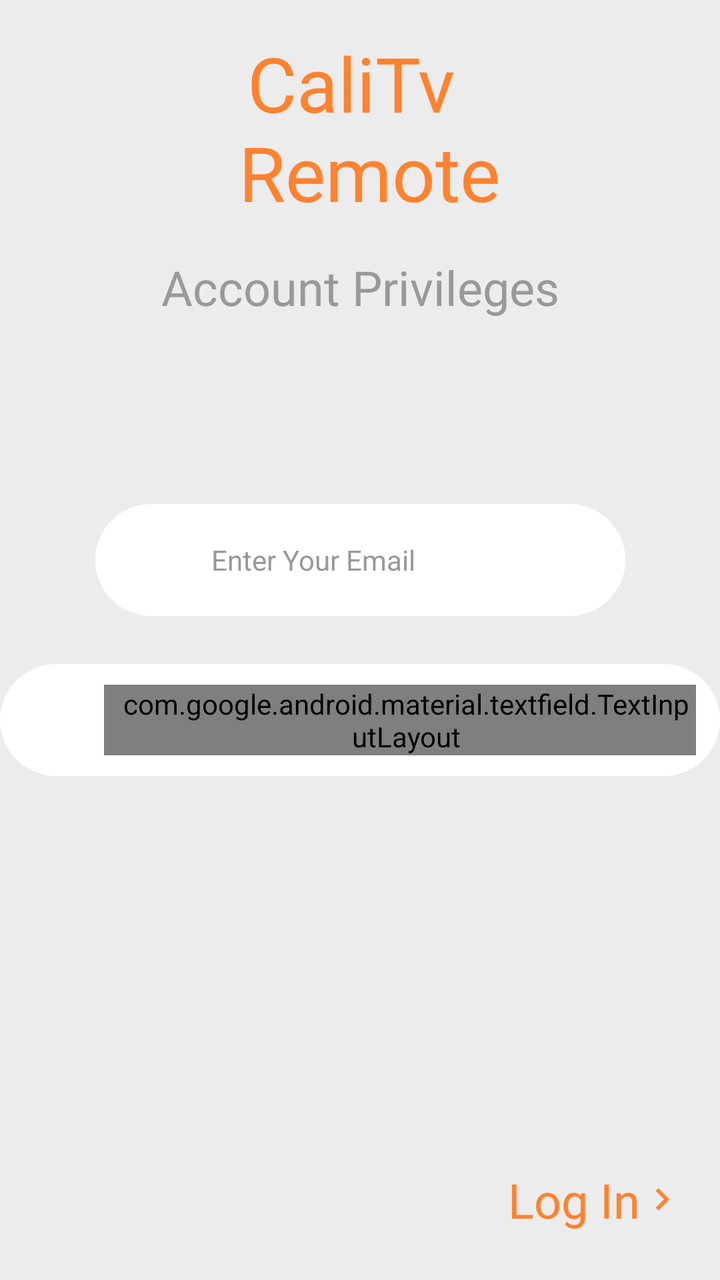
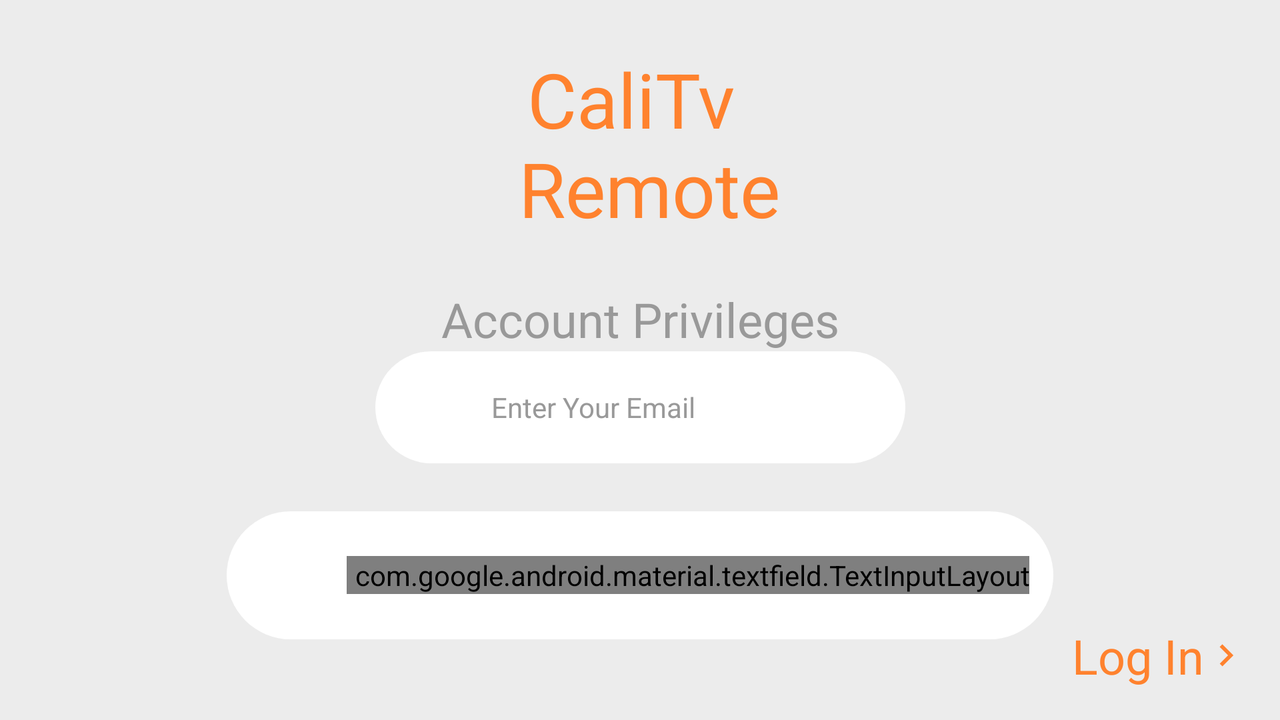

One screen, two layout resources from the same app: the default and the author's alternative for another configuration. Each is rendered where Android would select it; the XML of both is given below.
<!-- AndroidManifest.xml: application theme AppTheme -->
<!-- res/layout/login_screen.xml -->
<?xml version="1.0" encoding="utf-8"?>
<android.support.constraint.ConstraintLayout
    xmlns:android="http://schemas.android.com/apk/res/android"
    xmlns:app="http://schemas.android.com/apk/res-auto"
    android:background="@color/color_light"
    android:layout_width="match_parent"
    android:layout_height="match_parent">

    <TextView
        app:layout_constraintStart_toStartOf="parent"
        app:layout_constraintEnd_toEndOf="parent"
        app:layout_constraintTop_toTopOf="parent"
        android:layout_marginTop="@dimen/dimen_padding_ver_base"
        android:gravity="center"
        android:text="@string/multiline_app_name"
        android:textColor="@color/colorPrimary"
        android:textSize="@dimen/dimen_text_large"
        android:id="@+id/id_local_app_name"
        android:layout_width="wrap_content"
        android:layout_height="wrap_content" />

    <TextView
        app:layout_constraintStart_toStartOf="parent"
        app:layout_constraintEnd_toEndOf="parent"
        app:layout_constraintTop_toBottomOf="@id/id_local_app_name"
        android:id="@+id/local_account_priviliges"
        android:layout_marginTop="@dimen/dimen_padding_ver_base"
        android:gravity="center"
        android:text="@string/string_account_privileges"
        android:textColor="@color/color_dark"
        android:textSize="@dimen/dimen_text_medium"
        android:layout_width="wrap_content"
        android:layout_height="wrap_content" />

    <LinearLayout
        app:layout_constraintStart_toStartOf="parent"
        app:layout_constraintEnd_toEndOf="parent"
        app:layout_constraintBottom_toTopOf="@id/local_id_half_guide"
        android:paddingTop="@dimen/dimen_padding_ver_tiny"
        android:paddingBottom="@dimen/dimen_padding_ver_tiny"
        android:paddingStart="@dimen/dimen_padding_ver_tiny"
        android:paddingEnd="@dimen/dimen_padding_hor_base"
        android:id="@+id/local_email_container"
        android:background="@drawable/background_oval"
        android:orientation="horizontal"
        android:minWidth="@dimen/dimen_oval_min_width"
        android:layout_width="wrap_content"
        android:layout_height="wrap_content">

        <ImageView
            android:src="@drawable/background_user_email"
            android:layout_width="@dimen/dimen_icon_size"
            android:layout_height="@dimen/dimen_icon_size" />

        <EditText
            android:textColor="@color/color_dark"
            android:textColorHint="@color/color_dark"
            android:layout_gravity="center_vertical"
            android:id="@+id/id_local_email_editor"
            android:hint="@string/string_email_hint"
            android:layout_marginStart="@dimen/dimen_padding_hor_small"
            android:textSize="@dimen/dimen_text_small"
            android:background="@null"
            android:layout_weight="1"
            android:layout_width="0dp"
            android:layout_height="wrap_content" />

    </LinearLayout>

    <View
        app:layout_constraintTop_toTopOf="parent"
        app:layout_constraintBottom_toBottomOf="parent"
        android:id="@+id/local_id_half_guide"
        android:layout_width="1dp"
        android:layout_height="@dimen/dimen_padding_ver_large" />

    <LinearLayout
        app:layout_constraintStart_toStartOf="parent"
        app:layout_constraintEnd_toEndOf="parent"
        app:layout_constraintTop_toBottomOf="@id/local_id_half_guide"
        android:id="@+id/local_password_container"
        android:background="@drawable/background_oval"
        android:paddingTop="@dimen/dimen_padding_ver_tiny"
        android:paddingBottom="@dimen/dimen_padding_ver_tiny"
        android:paddingStart="@dimen/dimen_padding_ver_tiny"
        android:paddingEnd="@dimen/dimen_padding_hor_base"
        android:orientation="horizontal"
        android:minWidth="@dimen/dimen_oval_min_width"
        android:layout_width="wrap_content"
        android:layout_height="wrap_content">

        <ImageView
            android:src="@drawable/background_user_password"
            android:layout_width="@dimen/dimen_icon_size"
            android:layout_height="@dimen/dimen_icon_size" />

        <android.support.design.widget.TextInputLayout
            android:layout_width="0dp"
            android:layout_weight="1"
            android:layout_height="wrap_content"
            android:layout_gravity="center_vertical"
            android:paddingStart="@dimen/dimen_padding_hor_small"
            app:passwordToggleDrawable="@drawable/background_visibility_toggle"
            app:passwordToggleEnabled="true"
            app:hintEnabled="false"
            app:passwordToggleTint="@color/color_dark">

            <android.support.design.widget.TextInputEditText
                android:layout_width="match_parent"
                android:layout_height="wrap_content"
                android:background="@null"
                android:textColor="@color/color_dark"
                android:textColorHint="@color/color_dark"
                android:id="@+id/id_local_password_editor"
                android:textSize="@dimen/dimen_text_small"
                android:paddingEnd="@dimen/dimen_padding_hor_base"
                android:hint="@string/string_password_hint"
                android:inputType="textPassword"/>

        </android.support.design.widget.TextInputLayout>

    </LinearLayout>


    <TextView
        app:layout_constraintBottom_toBottomOf="parent"
        app:layout_constraintEnd_toEndOf="parent"
        android:layout_marginEnd="@dimen/dimen_padding_hor_large"
        android:layout_marginBottom="@dimen/dimen_padding_ver_large"
        android:drawableEnd="@drawable/icon_arrow_right"
        android:clickable="true"
        android:focusable="true"
        android:background="?attr/selectableItemBackgroundBorderless"
        android:textSize="@dimen/dimen_text_medium"
        android:id="@+id/id_local_login"
        android:textColor="@color/colorPrimary"
        android:text="@string/string_login"
        android:layout_width="wrap_content"
        android:layout_height="wrap_content" />

</android.support.constraint.ConstraintLayout>
<!-- resources referenced by this layout -->
<resources>
  <color name="colorPrimary">#ff822e</color>
  <color name="color_dark">#999999</color>
  <color name="color_light">#ececec</color>
  <dimen name="dimen_icon_size">48dp</dimen>
  <dimen name="dimen_oval_min_width">265dp</dimen>
  <dimen name="dimen_padding_hor_base">12dp</dimen>
  <dimen name="dimen_padding_hor_large">18dp</dimen>
  <dimen name="dimen_padding_hor_small">6dp</dimen>
  <dimen name="dimen_padding_ver_base">16dp</dimen>
  <dimen name="dimen_padding_ver_large">24dp</dimen>
  <dimen name="dimen_padding_ver_tiny">4dp</dimen>
  <dimen name="dimen_text_large">38dp</dimen>
  <dimen name="dimen_text_medium">24dp</dimen>
  <dimen name="dimen_text_small">14sp</dimen>
  <!-- drawable background_oval (drawable) -->
  <?xml version="1.0" encoding="utf-8"?>
  <shape xmlns:android="http://schemas.android.com/apk/res/android"
      android:shape="rectangle">
  
      <size android:width="100dp" android:height="25dp"/>
      <solid android:color="@android:color/white"/>
      <corners android:radius="50dp"/>
  
  </shape>
  <!-- drawable background_user_email (drawable) -->
  <?xml version="1.0" encoding="utf-8"?>
  <layer-list xmlns:android="http://schemas.android.com/apk/res/android">
  
      <item android:drawable="@drawable/background_circle_orange"/>
      <item android:top="13dp" android:bottom="13dp"
          android:left="13dp" android:right="13dp"
          android:drawable="@drawable/icon_person"/>
  
  </layer-list>
  <!-- drawable background_user_password (drawable) -->
  <?xml version="1.0" encoding="utf-8"?>
  <layer-list xmlns:android="http://schemas.android.com/apk/res/android">
  
      <item android:drawable="@drawable/background_circle_orange"/>
      <item android:top="13dp" android:bottom="13dp"
          android:left="13dp" android:right="13dp"
          android:drawable="@drawable/icon_key"/>
  
  </layer-list>
  <!-- drawable background_visibility_toggle (drawable) -->
  <?xml version="1.0" encoding="utf-8"?>
  <selector xmlns:android="http://schemas.android.com/apk/res/android">
  
  <item android:state_checked="true"
        android:drawable="@drawable/icon_visibility_off"/>
  
      <item android:state_pressed="true"
          android:drawable="@drawable/icon_visibility_off"/>
  
      <item android:drawable="@drawable/icon_visibility_on"/>
  
  </selector>
  <!-- drawable icon_arrow_right (drawable) -->
  <vector xmlns:android="http://schemas.android.com/apk/res/android"
          android:width="22dp"
          android:height="22dp"
          android:viewportWidth="24.0"
          android:viewportHeight="24.0">
      <path
          android:fillColor="#ff822e"
          android:pathData="M10,6L8.59,7.41 13.17,12l-4.58,4.59L10,18l6,-6z"/>
  </vector>
  <string name="multiline_app_name">CaliTv \n Remote</string>
  <string name="string_account_privileges">Account Privileges</string>
  <string name="string_email_hint">Enter Your Email</string>
  <string name="string_login">Log In</string>
  <string name="string_password_hint">Enter Your Password</string>
  <style name="AppTheme" parent="Theme.AppCompat.Light.NoActionBar">
          
          <item name="colorPrimary">@color/colorPrimary</item>
          <item name="colorPrimaryDark">@color/colorPrimaryDark</item>
          <item name="colorAccent">@color/colorAccent</item>
      </style>
  <!-- drawable background_circle_orange (drawable) -->
  <?xml version="1.0" encoding="utf-8"?>
  <shape xmlns:android="http://schemas.android.com/apk/res/android"
      android:shape="oval">
  
      <solid android:color="@color/colorPrimary"/>
      <size android:width="42dp" android:height="42dp"/>
  
  </shape>
  <color name="colorPrimaryDark">#f36200</color>
  <color name="colorAccent">#ff80e5</color>
</resources>
<!-- res/layout-land/login_screen.xml (the author's variant of the layout above) -->
<!-- drawn on the phone turned sideways -->
<?xml version="1.0" encoding="utf-8"?>
<android.support.constraint.ConstraintLayout
    xmlns:android="http://schemas.android.com/apk/res/android"
    xmlns:app="http://schemas.android.com/apk/res-auto"
    android:background="@color/color_light"
    android:layout_width="match_parent"
    android:layout_height="match_parent">

    <TextView
        app:layout_constraintStart_toStartOf="parent"
        app:layout_constraintEnd_toEndOf="parent"
        app:layout_constraintTop_toTopOf="parent"
        android:layout_marginTop="@dimen/dimen_padding_ver_large"
        android:gravity="center"
        android:text="@string/multiline_app_name"
        android:textColor="@color/colorPrimary"
        android:textSize="@dimen/dimen_text_large"
        android:id="@+id/id_local_app_name"
        android:layout_width="wrap_content"
        android:layout_height="wrap_content" />

    <TextView
        app:layout_constraintStart_toStartOf="parent"
        app:layout_constraintEnd_toEndOf="parent"
        app:layout_constraintTop_toBottomOf="@id/id_local_app_name"
        android:id="@+id/local_account_priviliges"
        android:layout_marginTop="@dimen/dimen_padding_ver_large"
        android:gravity="center"
        android:text="@string/string_account_privileges"
        android:textColor="@color/color_dark"
        android:textSize="@dimen/dimen_text_medium"
        android:layout_width="wrap_content"
        android:layout_height="wrap_content" />

    <LinearLayout
        app:layout_constraintStart_toStartOf="parent"
        app:layout_constraintEnd_toEndOf="parent"
        app:layout_constraintTop_toBottomOf="@id/local_account_priviliges"
        android:paddingTop="@dimen/dimen_padding_ver_tiny"
        android:paddingBottom="@dimen/dimen_padding_ver_tiny"
        android:paddingStart="@dimen/dimen_padding_ver_tiny"
        android:paddingEnd="@dimen/dimen_padding_hor_base"
        android:id="@+id/local_email_container"
        android:background="@drawable/background_oval"
        android:orientation="horizontal"
        android:minWidth="@dimen/dimen_oval_min_width"
        android:layout_width="wrap_content"
        android:layout_height="wrap_content">

        <ImageView
            android:src="@drawable/background_user_email"
            android:layout_width="@dimen/dimen_icon_size"
            android:layout_height="@dimen/dimen_icon_size" />

        <EditText
            android:textColor="@color/color_dark"
            android:textColorHint="@color/color_dark"
            android:layout_gravity="center_vertical"
            android:id="@+id/id_local_email_editor"
            android:hint="@string/string_email_hint"
            android:layout_marginStart="@dimen/dimen_padding_hor_small"
            android:textSize="@dimen/dimen_text_small"
            android:background="@null"
            android:layout_weight="1"
            android:layout_width="0dp"
            android:layout_height="wrap_content" />

    </LinearLayout>

    <View
        app:layout_constraintTop_toBottomOf="@+id/local_email_container"
        android:id="@+id/local_id_half_guide"
        android:layout_width="1dp"
        android:layout_height="@dimen/dimen_padding_ver_large" />

    <LinearLayout
        app:layout_constraintStart_toStartOf="parent"
        app:layout_constraintEnd_toEndOf="parent"
        app:layout_constraintTop_toBottomOf="@id/local_id_half_guide"
        android:paddingTop="@dimen/dimen_padding_ver_tiny"
        android:paddingBottom="@dimen/dimen_padding_ver_tiny"
        android:paddingStart="@dimen/dimen_padding_ver_tiny"
        android:paddingEnd="@dimen/dimen_padding_hor_base"
        android:id="@+id/local_password_container"
        android:background="@drawable/background_oval"
        android:orientation="horizontal"
        android:minWidth="@dimen/dimen_oval_min_width"
        android:layout_width="wrap_content"
        android:layout_height="wrap_content">

        <ImageView
            android:src="@drawable/background_user_password"
            android:layout_margin="4dp"
            android:layout_width="@dimen/dimen_icon_size"
            android:layout_height="@dimen/dimen_icon_size" />

        <android.support.design.widget.TextInputLayout
            android:layout_width="0dp"
            android:layout_weight="1"
            android:layout_height="wrap_content"
            android:layout_gravity="center_vertical"
            android:paddingStart="4dp"
            app:passwordToggleDrawable="@drawable/background_visibility_toggle"
            app:passwordToggleEnabled="true"
            app:hintEnabled="false"
            app:passwordToggleTint="@color/color_dark">

            <android.support.design.widget.TextInputEditText
                android:layout_width="match_parent"
                android:layout_height="wrap_content"
                android:background="@null"
                android:textColor="@color/color_dark"
                android:textColorHint="@color/color_dark"
                android:id="@+id/id_local_password_editor"
                android:textSize="@dimen/dimen_text_small"
                android:paddingEnd="4dp"
                android:hint="@string/string_password_hint"
                android:inputType="textPassword"/>

        </android.support.design.widget.TextInputLayout>

    </LinearLayout>


    <TextView
        app:layout_constraintBottom_toBottomOf="parent"
        app:layout_constraintEnd_toEndOf="parent"
        android:layout_margin="16dp"
        android:drawableEnd="@drawable/icon_arrow_right"
        android:clickable="true"
        android:focusable="true"
        android:background="?attr/selectableItemBackgroundBorderless"
        android:textSize="@dimen/dimen_text_medium"
        android:id="@+id/id_local_login"
        android:textColor="@color/colorPrimary"
        android:text="@string/string_login"
        android:layout_width="wrap_content"
        android:layout_height="wrap_content" />

</android.support.constraint.ConstraintLayout>
<!-- resources referenced by the variant -->
<!-- as the phone turned sideways resolves them -->
<resources>
  <color name="colorPrimary">#ff822e</color>
  <color name="color_dark">#999999</color>
  <color name="color_light">#ececec</color>
  <dimen name="dimen_icon_size">48dp</dimen>
  <dimen name="dimen_oval_min_width">265dp</dimen>
  <dimen name="dimen_padding_hor_base">12dp</dimen>
  <dimen name="dimen_padding_hor_small">6dp</dimen>
  <dimen name="dimen_padding_ver_large">24dp</dimen>
  <dimen name="dimen_padding_ver_tiny">4dp</dimen>
  <dimen name="dimen_text_large">38dp</dimen>
  <dimen name="dimen_text_medium">24dp</dimen>
  <dimen name="dimen_text_small">14sp</dimen>
  <!-- drawable background_oval (drawable) -->
  <?xml version="1.0" encoding="utf-8"?>
  <shape xmlns:android="http://schemas.android.com/apk/res/android"
      android:shape="rectangle">
  
      <size android:width="100dp" android:height="25dp"/>
      <solid android:color="@android:color/white"/>
      <corners android:radius="50dp"/>
  
  </shape>
  <!-- drawable background_user_email (drawable) -->
  <?xml version="1.0" encoding="utf-8"?>
  <layer-list xmlns:android="http://schemas.android.com/apk/res/android">
  
      <item android:drawable="@drawable/background_circle_orange"/>
      <item android:top="13dp" android:bottom="13dp"
          android:left="13dp" android:right="13dp"
          android:drawable="@drawable/icon_person"/>
  
  </layer-list>
  <!-- drawable background_user_password (drawable) -->
  <?xml version="1.0" encoding="utf-8"?>
  <layer-list xmlns:android="http://schemas.android.com/apk/res/android">
  
      <item android:drawable="@drawable/background_circle_orange"/>
      <item android:top="13dp" android:bottom="13dp"
          android:left="13dp" android:right="13dp"
          android:drawable="@drawable/icon_key"/>
  
  </layer-list>
  <!-- drawable background_visibility_toggle (drawable) -->
  <?xml version="1.0" encoding="utf-8"?>
  <selector xmlns:android="http://schemas.android.com/apk/res/android">
  
  <item android:state_checked="true"
        android:drawable="@drawable/icon_visibility_off"/>
  
      <item android:state_pressed="true"
          android:drawable="@drawable/icon_visibility_off"/>
  
      <item android:drawable="@drawable/icon_visibility_on"/>
  
  </selector>
  <!-- drawable icon_arrow_right (drawable) -->
  <vector xmlns:android="http://schemas.android.com/apk/res/android"
          android:width="22dp"
          android:height="22dp"
          android:viewportWidth="24.0"
          android:viewportHeight="24.0">
      <path
          android:fillColor="#ff822e"
          android:pathData="M10,6L8.59,7.41 13.17,12l-4.58,4.59L10,18l6,-6z"/>
  </vector>
  <string name="multiline_app_name">CaliTv \n Remote</string>
  <string name="string_account_privileges">Account Privileges</string>
  <string name="string_email_hint">Enter Your Email</string>
  <string name="string_login">Log In</string>
  <string name="string_password_hint">Enter Your Password</string>
  <style name="AppTheme" parent="Theme.AppCompat.Light.NoActionBar">
          
          <item name="colorPrimary">@color/colorPrimary</item>
          <item name="colorPrimaryDark">@color/colorPrimaryDark</item>
          <item name="colorAccent">@color/colorAccent</item>
      </style>
  <!-- drawable background_circle_orange (drawable) -->
  <?xml version="1.0" encoding="utf-8"?>
  <shape xmlns:android="http://schemas.android.com/apk/res/android"
      android:shape="oval">
  
      <solid android:color="@color/colorPrimary"/>
      <size android:width="42dp" android:height="42dp"/>
  
  </shape>
  <color name="colorPrimaryDark">#f36200</color>
  <color name="colorAccent">#ff80e5</color>
</resources>
